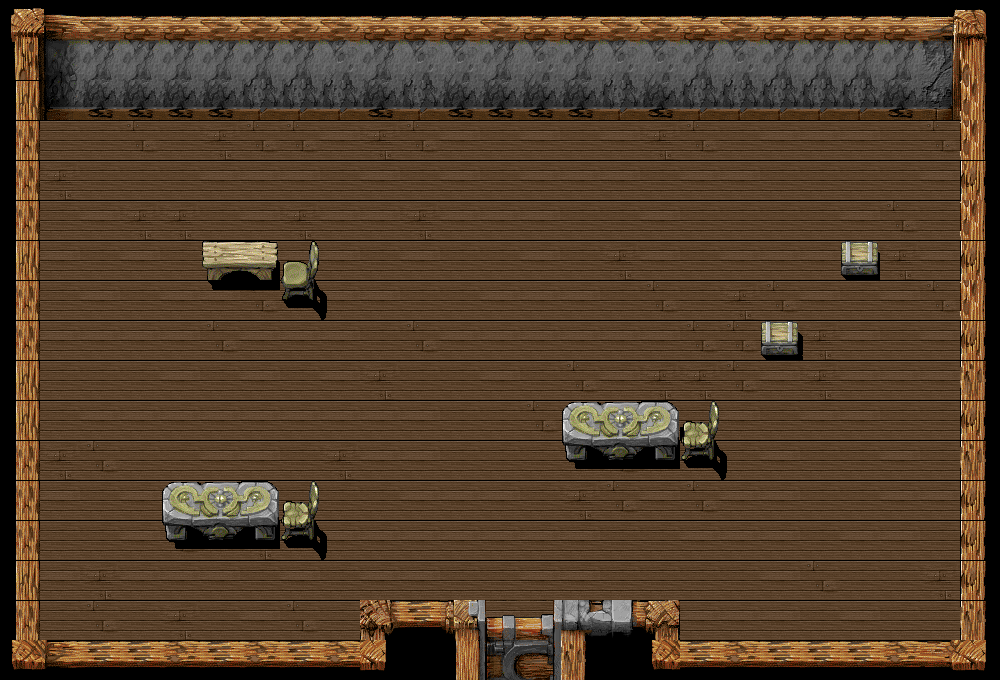

This is a level from a 2D game, rendered from its Tiled map with the project's own tilesets. A one-line summary and the map file follow, with tile-layer data summarised:
An orthogonal 25x17 tile map with 40x40 px tiles, 3 tile layers (Tiles 1, Tiles 3 - Shadows, Tiles 2), 4 tilesets and 10 objects (8x col, warp, portal).

<map version="1.0" orientation="orthogonal" width="25" height="17" tilewidth="40" tileheight="40">
 <tileset firstgid="1" name="Walls-1" tilewidth="40" tileheight="40">
  <image source="art/tiles1.png" width="640" height="480" />
 </tileset>
 <tileset firstgid="193" name="Floor-1" tilewidth="40" tileheight="40">
  <image source="art/tiles3.png" width="640" height="480" />
  <terraintypes>
   <terrain name="Floor" tile="-1" />
  </terraintypes>
 </tileset>
 <tileset firstgid="385" name="BENCH" tilewidth="40" tileheight="40">
  <image source="art/tiles2.png" trans="ffffff" width="640" height="480" />
 </tileset>
 <tileset firstgid="577" name="Walls-2" tilewidth="40" tileheight="40">
  <image source="art/tiles5.png" width="640" height="480" />
 </tileset>
 <layer name="Tiles 1" width="25" height="17">
  <data>[425 cells, 423 non-empty, 42 distinct tile ids]</data>
 </layer>
 <layer name="Tiles 3 - Shadows" width="25" height="17">
  <data>[425 cells, 22 non-empty, 14 distinct tile ids]</data>
 </layer>
 <layer name="Tiles 2" width="25" height="17">
  <data>[425 cells, 22 non-empty, 13 distinct tile ids]</data>
 </layer>
 <objectgroup name="Object Layer 1" width="25" height="17">
  <object name="Collision box" type="col" x="200" y="240" width="79" height="45" />
  <object name="Collision box" type="col" x="564" y="403" width="117" height="62" />
  <object name="Collision box" type="col" x="683" y="423" width="33" height="39" />
  <object name="Collision box" type="col" x="765" y="321" width="33" height="35" />
  <object name="Collision box" type="col" x="844" y="241" width="34" height="35" />
  <object name="Collision box" type="col" x="281" y="263" width="32" height="33" />
  <object name="Collision box" type="col" x="281" y="501" width="33" height="39" />
  <object name="Collision box" type="col" x="162" y="481" width="117" height="62" />
  <object name="Warpin" type="warp" x="483" y="292" width="45" height="43" />
  <object name="Portal1" type="portal" x="488" y="630" width="65" height="19">
   <properties>
    <property name="id" value="1" />
    <property name="toPortal" value="1" />
    <property name="toRoom" value="2" />
   </properties>
  </object>
 </objectgroup>
</map>